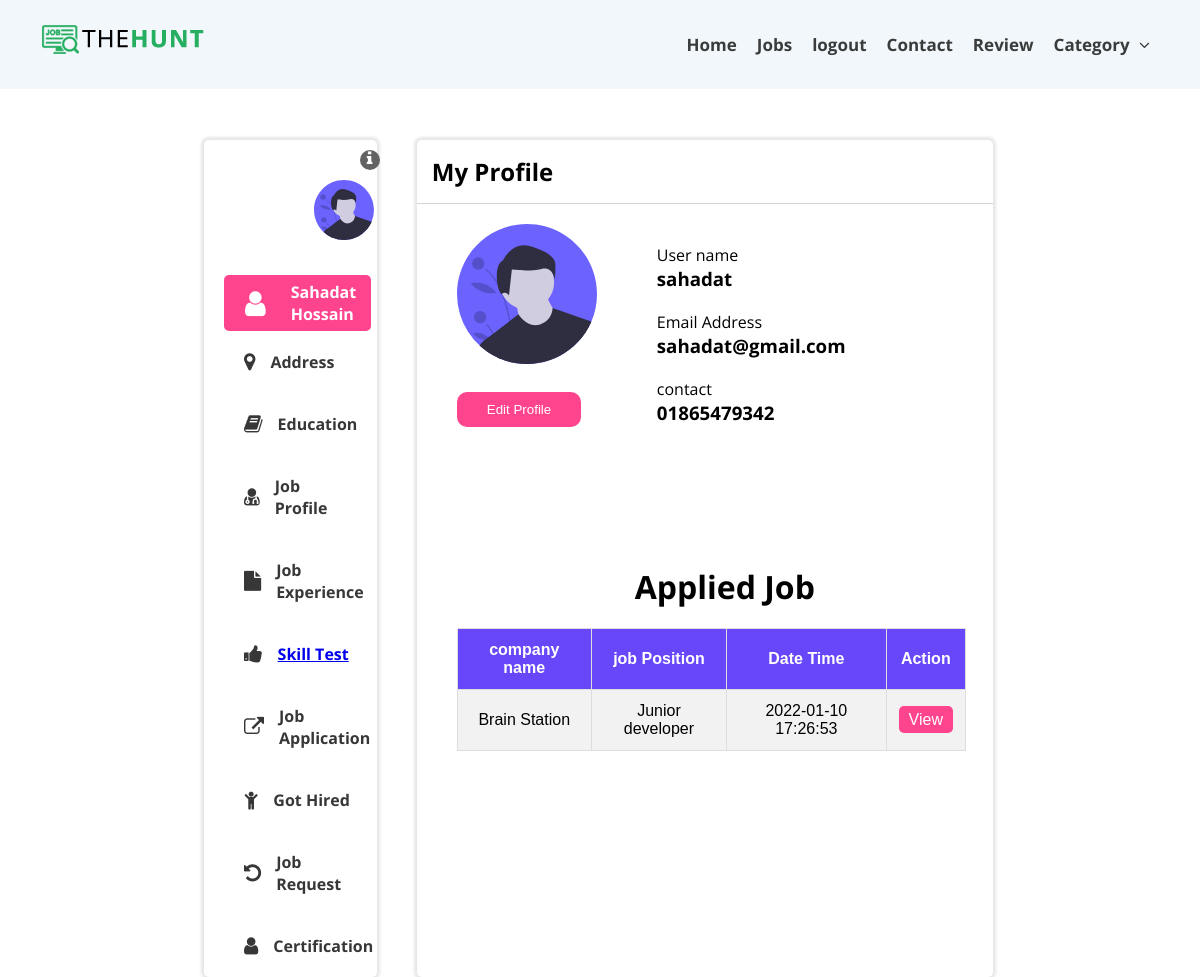
The app's page /job-seeker/job_seeker_Home/seeker_profile/index.php (signed in) with its own data.
### tables this page shows
CREATE TABLE `job_seeker` (
  `job_seeker_id` int(11) NOT NULL,
  `first_name` varchar(255) DEFAULT NULL,
  `last_name` varchar(255) DEFAULT NULL,
  `user_name` varchar(255) DEFAULT NULL,
  `gender` varchar(255) DEFAULT NULL,
  `address` varchar(500) DEFAULT NULL,
  `contact` varchar(13) DEFAULT NULL,
  `email` varchar(255) DEFAULT NULL,
  `postal_code` varchar(255) DEFAULT NULL,
  `pass` varchar(255) DEFAULT NULL,
  `status` varchar(255) DEFAULT NULL
);

CREATE TABLE `applied_job` (
  `apply_id` int(11) NOT NULL,
  `post_id` int(11) DEFAULT NULL,
  `job_seeker_id` int(11) DEFAULT NULL,
  `apply_date_time` timestamp NOT NULL DEFAULT current_timestamp() ON UPDATE current_timestamp()
);

CREATE TABLE `job_post` (
  `post_id` int(11) NOT NULL,
  `recruiter_id` int(11) DEFAULT NULL,
  `company_name` varchar(255) DEFAULT NULL,
  `title` varchar(255) DEFAULT NULL,
  `tag` varchar(255) DEFAULT NULL,
  `state_region` varchar(255) DEFAULT NULL,
  `job_position` varchar(255) DEFAULT NULL,
  `job_type` varchar(255) DEFAULT NULL,
  `category` varchar(255) DEFAULT NULL,
  `post_date_time` timestamp NOT NULL DEFAULT current_timestamp() ON UPDATE current_timestamp(),
  `content` longtext DEFAULT NULL
);

### job-seeker/job_seeker_Home/seeker_profile/index.php (the view, shortened to what this page needs)
<?php
    require_once('../../../db/dbh.php');
    $job_seeker_id = $_SESSION['job_seeker_id'];
    $query = "SELECT * FROM job_seeker WHERE job_seeker_id = $job_seeker_id;";
    $execute = mysqli_query($conn, $query);
    $jobSeekerResult = mysqli_fetch_array($execute);
?>
<!DOCTYPE html>
<html lang="en">
<head>
    <link href="https://stackpath.bootstrapcdn.com/font-awesome/4.7.0/css/font-awesome.min.css" rel="stylesheet"
>
    <link rel="stylesheet" href="./profile.css">
</head>
<body>
    <header class="header">
        <div class="section">
            <div class="header_container">
                <nav class="navbar">
                    <h2 class="logo">
                        <a href="#">
                            <img src="../../../images/logo.png" alt="">
                        </a>
                    </h2>
                    <ul>
                        <li><a href="../index.php">Home</a></li>
                        <li><a href="../job_search/index.php">Jobs</a></li>
                        <li><a href="../../job_seeker_logout/logoutprocess.php">logout</a></li>
                        <li><a href="../contact/index.php">Contact</a></li>
                        <li><a href="../../job-seeker/Review/index.php">Review</a></li>
                        <li>
                            <a href="#" class="drop_down">Category
                                <i class="fa fa-angle-down"></i>
                            </a>
                        </li>
                    </ul>
                </nav>
            </div>
        </div>
    </header>
    <div class="wrapper">
        <div class="container">
            <div class="left_side-bar">
                <div class="info_icon">
                    <i class="fa fa-info"></i>
                </div>
                <div class="profile_img">
                    <img src="./images/undraw_male_avatar_323b.svg" alt="">
                </div>
                <div class="profile_info">
                    <i class="fa fa-user"></i>
                    <p><?php echo $jobSeekerResult['first_name'] . ' ' . $jobSeekerResult['last_name']; ?></p>
                </div>
                <div class="info_link">
                    <i class="fa fa-map-marker"></i>
                    <p>Address</p>
                </div>
                <div class="info_link">
                    <i class="fa fa-book"></i>
                    <p>Education</p>
                </div>
                <div class="info_link">
                    <i class="fa fa-user-md"></i>
                    <p>Job Profile</p>
                </div>
                <div class="info_link">
                    <i class="fa fa-file"></i>
                    <p>Job Experience</p>
                </div>
                <div class="info_link">
                    <i class="fa fa-thumbs-up"></i>
                    <p><a href="./skill_test_varrified/index.php">Skill Test</a></p>
                </div>
                <div class="info_link">
                    <i class="fa fa-external-link"></i>
                    <p>Job Application</p>
                </div>
                <div class="info_link">
                    <i class="fa fa-child"></i>
                    <p>Got Hired</p>
                </div>
                <div class="info_link">
                    <i class="fa fa-undo"></i>
                    <p>Job Request</p>
                </div>
                <div class="info_link">
                    <i class="fa fa-user"></i>
                    <p>Certification</p>
                </div>
            </div>
            <div class="right_side-bar">
                <div class="nab_var">
                    <div class="heading">
                        <h2>My Profile</h2>
                    </div>
                </div>
                <div class="profile_sec">
                    <div class="main_profile-img">
                        <img src="./images/undraw_male_avatar_323b.svg" alt="">
                        <form action="update_seeker_profile_emp.php" method="post">
                            <button class="edit_profile">Edit Profile</button>
                        </form>
                    </div>
                    <div class="main_profile-info">
                        <div class="name info">
                            <p>User name</p>
                            <h3><?php echo $jobSeekerResult['user_name'] ?></h3>
                        </div>
                        <div class="email info">
                            <p>Email Address</p>
                            <h3><?php echo $jobSeekerResult['email'] ?></h3>
                        </div>
                        <div class="contact info">
                            <p>contact</p>
                            <h3><?php echo $jobSeekerResult['contact'] ?></h3>
                        </div>
                    </div>
                </div>
                <div class="applied_job">
                    <div class="heading">
                        <h1>Applied Job</h1>
                    </div>
                    <table id="customers">
                        <tr>
                            <th>company name</th>
                            <th>job Position</th>
                            <th>Date Time</th>
                            <th>Action</th>
                        </tr>
                        <?php
                            $job_query = "SELECT * FROM applied_job WHERE job_seeker_id = $job_seeker_id;";
                            $job_execute = mysqli_query($conn, $job_query);
                            if($job_execute->num_rows>0){
                                while($row = mysqli_fetch_assoc($job_execute)){
                                    $job_post_id = $row['post_id'];
                                    $seeker_apply = "SELECT * FROM job_post WHERE post_id = $job_post_id;";
                                    $seeker_apply_execute = mysqli_query($conn, $seeker_apply);
                                    $rd = mysqli_fetch_assoc($seeker_apply_execute);
                                    $serial = $rd['company_name'];
                                    $position = $rd['job_position'];
                                    $apply_date_time = $row['apply_date_time'];
                                    $post_id=$rd['post_id'];
                        ?>
                        <tr>
                            <td><?php echo $serial; ?></td>
                            <td><?php echo $position; ?></td>
                            <td><?php echo $apply_date_time; ?></td>
                            <td><a href="./view/index.php?post_id=<?php echo $post_id;?>">View</a></td>
                        </tr>
                        <?php
                            }
                        }else{
                            echo "No Data to Show";
                        }
                        ?>
                    </table>
                </div>
            </div>
        </div>
    </div>
</body>
</html>

### job-seeker/job_seeker_Home/seeker_profile/profile.css (style rules this page uses)
* { margin: 0; padding: 0; box-sizing: border-box; }
body { font-family: 'Open Sans', sans-serif; background-color: white; }
li { list-style: none; }
.header { width: 100%; min-height: 20px; background-color: rgb(242, 247, 251); }
.section { width: 100%; position: fixed; top: 0; z-index: 1234; background-color: rgb(242, 247, 251); }
.header_container { width: 95%; margin: 0 auto; }
.navbar { width: 100%; display: flex; justify-content: space-between; padding: 20px 10px; }
.navbar .logo a { font-size: 30px; color: #fff; font-weight: 600; }
.navbar>ul { display: flex; margin-left: auto; align-items: center; }
.navbar>ul>li { position: relative; }
.navbar>ul>li>a { padding: 15px 10px; font-size: 17px; color: rgb(58, 59, 59); transition: 0.5s; cursor: pointer; text-decoration: none; font-weight: 700; }
.navbar>ul>li a i { margin-left: 5px; }
.wrapper { margin-top: 120px; width: 100%; }
.wrapper .container { width: 80%; margin: 0 auto; display: flex; margin-top: 50px; margin-left:17% ; }
.wrapper .container .left_side-bar { width: 18%; box-shadow: 0px 0px 3px 3px rgb(231, 231, 231); border-radius: 5px; }
.wrapper .container .left_side-bar .info_icon i { margin-left: 90%; margin-top: 10px; background-color: rgb(99, 99, 99); color: white; width: 20px; height: 20px; border-radius: 50%; text-align: center; cursor: pointer; }
.left_side-bar .profile_img img { width: 60px; height: 60px; margin-left: 100px; }
.left_side-bar .profile_img { padding: 10px; }
.profile_info { display: flex; align-items: center; padding: 6px; background-color: rgb(255, 68, 142); border-radius: 5px; width: 85%; margin-left: 20px; margin-top: 20px; }
.profile_info i { font-size: 29px; margin-left: 15px; color: white; }
.left_side-bar .profile_info p { color: white; margin-left: 25px; font-weight: 700; }
.info_link { display: flex; padding: 20px; margin-left: 20px; align-items: center; }
.info_link i { color: rgb(56, 55, 55); font-size: 20px; }
.info_link p { margin-left: 15px; color: rgb(56, 55, 55); font-weight: 700; }
.right_side-bar { margin-left: 40px; box-shadow: 0px 0px 3px 3px rgb(231, 231, 231); border-radius: 5px; width: 60%; }
.nab_var { display: flex; align-items: center; border-bottom: 1px solid rgb(212, 212, 212); }
.nab_var .heading { padding: 15px; }
.nab_var .heading h2 { font-weight: 700; }
.profile_sec { display: flex; margin-top: 20px; margin-left: 40px; }
.main_profile-img { position: relative; }
.main_profile-img img { width: 140px; height: 140px; margin-bottom: 20px; }
.main_profile-img button.edit_profile { position: absolute; bottom: 18px; left: 0; padding: 10px 30px; color: white; background-color: rgb(255, 68, 142); border: none; border-radius: 10px; cursor: pointer; }
.main_profile-info { margin-left: 40px; padding: 10px; }
.main_profile-info .info { padding: 10px; }
.applied_job { margin-top: 120px; margin-left: 40px; }
.applied_job .heading h1 { text-align: center; margin-bottom:20px; }
#customers { font-family: Arial, Helvetica, sans-serif; border-collapse: collapse; width: 95%; }
#customers td, #customers th { border: 1px solid #ddd; padding: 12px; text-align: center; }
#customers tr:nth-child(even) { background-color: #f2f2f2; }
#customers th { padding-top: 12px; padding-bottom: 12px; background-color: rgb(103, 71, 249); color: white; text-align: center; }
#customers td a { text-decoration: none; background-color: rgb(255, 68, 142); color: white; padding: 5px 10px; border-radius: 5px; }

### records on screen
job_seeker: first_name "Sahadat", last_name "Hossain", user_name "sahadat", email "sahadat@gmail.com", contact "01865479342"
applied_job: post.company_name "Brain Station", post.job_position "Junior developer", apply_date_time "2022-01-10 17:26:53"
